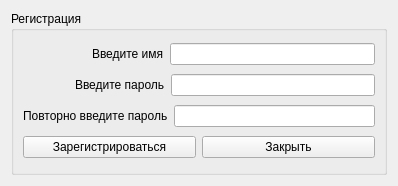
<?xml version="1.0" encoding="UTF-8"?>
<ui version="4.0">
 <class>Reg_Form</class>
 <widget class="QWidget" name="Reg_Form">
  <property name="geometry">
   <rect>
    <x>0</x>
    <y>0</y>
    <width>398</width>
    <height>186</height>
   </rect>
  </property>
  <property name="windowTitle">
   <string>Blockchain Федерального бюджета</string>
  </property>
  <layout class="QHBoxLayout" name="horizontalLayout_7">
   <item>
    <widget class="QGroupBox" name="groupBox">
     <property name="title">
      <string>Регистрация</string>
     </property>
     <layout class="QVBoxLayout" name="verticalLayout">
      <item>
       <layout class="QHBoxLayout" name="horizontalLayout" stretch="0,1">
        <property name="leftMargin">
         <number>69</number>
        </property>
        <item>
         <widget class="QLabel" name="label">
          <property name="text">
           <string>Введите имя</string>
          </property>
         </widget>
        </item>
        <item>
         <widget class="QLineEdit" name="login"/>
        </item>
       </layout>
      </item>
      <item>
       <layout class="QHBoxLayout" name="horizontalLayout_2" stretch="0,1">
        <property name="leftMargin">
         <number>52</number>
        </property>
        <item>
         <widget class="QLabel" name="label_2">
          <property name="text">
           <string>Введите пароль</string>
          </property>
         </widget>
        </item>
        <item>
         <widget class="QLineEdit" name="password"/>
        </item>
       </layout>
      </item>
      <item>
       <layout class="QHBoxLayout" name="horizontalLayout_3" stretch="0,1">
        <item>
         <widget class="QLabel" name="label_3">
          <property name="text">
           <string>Повторно введите пароль</string>
          </property>
         </widget>
        </item>
        <item>
         <widget class="QLineEdit" name="rep_password"/>
        </item>
       </layout>
      </item>
      <item>
       <layout class="QHBoxLayout" name="horizontalLayout_4">
        <item>
         <widget class="QPushButton" name="reg_btn">
          <property name="text">
           <string>Зарегистрироваться</string>
          </property>
         </widget>
        </item>
        <item>
         <widget class="QPushButton" name="close_btn">
          <property name="text">
           <string>Закрыть</string>
          </property>
         </widget>
        </item>
       </layout>
      </item>
     </layout>
    </widget>
   </item>
  </layout>
 </widget>
 <resources/>
 <connections/>
</ui>
